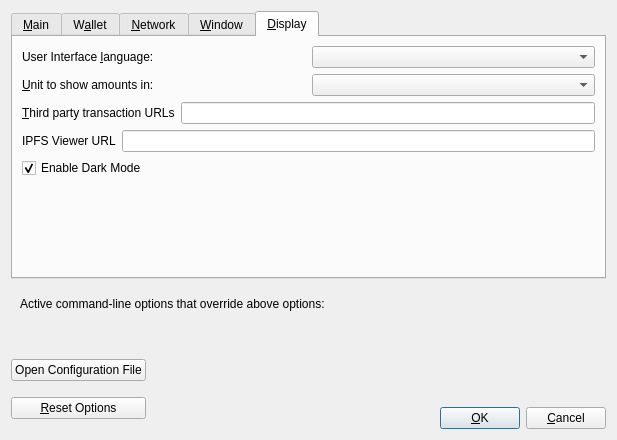
<?xml version="1.0" encoding="UTF-8"?>
<ui version="4.0">
 <class>OptionsDialog</class>
 <widget class="QDialog" name="OptionsDialog">
  <property name="geometry">
   <rect>
    <x>0</x>
    <y>0</y>
    <width>617</width>
    <height>440</height>
   </rect>
  </property>
  <property name="windowTitle">
   <string>Options</string>
  </property>
  <property name="modal">
   <bool>true</bool>
  </property>
  <layout class="QVBoxLayout" name="verticalLayout">
   <item>
    <widget class="QTabWidget" name="tabWidget">
     <property name="currentIndex">
      <number>4</number>
     </property>
     <widget class="QWidget" name="tabMain">
      <attribute name="title">
       <string>&amp;Main</string>
      </attribute>
      <layout class="QVBoxLayout" name="verticalLayout_Main">
       <item>
        <widget class="QCheckBox" name="ravenAtStartup">
         <property name="toolTip">
          <string>Automatically start %1 after logging in to the system.</string>
         </property>
         <property name="text">
          <string>&amp;Start %1 on system login</string>
         </property>
        </widget>
       </item>
       <item>
        <layout class="QHBoxLayout" name="horizontalLayout_2_Main">
         <item>
          <widget class="QLabel" name="databaseCacheLabel">
           <property name="text">
            <string>Size of &amp;database cache</string>
           </property>
           <property name="textFormat">
            <enum>Qt::PlainText</enum>
           </property>
           <property name="buddy">
            <cstring>databaseCache</cstring>
           </property>
          </widget>
         </item>
         <item>
          <widget class="QSpinBox" name="databaseCache"/>
         </item>
         <item>
          <widget class="QLabel" name="databaseCacheUnitLabel">
           <property name="text">
            <string>MB</string>
           </property>
           <property name="textFormat">
            <enum>Qt::PlainText</enum>
           </property>
          </widget>
         </item>
         <item>
          <spacer name="horizontalSpacer_2_Main">
           <property name="orientation">
            <enum>Qt::Horizontal</enum>
           </property>
           <property name="sizeHint" stdset="0">
            <size>
             <width>40</width>
             <height>20</height>
            </size>
           </property>
          </spacer>
         </item>
        </layout>
       </item>
       <item>
        <layout class="QHBoxLayout" name="horizontalLayout_3_Main">
         <item>
          <widget class="QLabel" name="threadsScriptVerifLabel">
           <property name="text">
            <string>Number of script &amp;verification threads</string>
           </property>
           <property name="textFormat">
            <enum>Qt::PlainText</enum>
           </property>
           <property name="buddy">
            <cstring>threadsScriptVerif</cstring>
           </property>
          </widget>
         </item>
         <item>
          <widget class="QSpinBox" name="threadsScriptVerif">
           <property name="toolTip">
            <string>(0 = auto, &lt;0 = leave that many cores free)</string>
           </property>
          </widget>
         </item>
         <item>
          <spacer name="horizontalSpacer_3_Main">
           <property name="orientation">
            <enum>Qt::Horizontal</enum>
           </property>
           <property name="sizeHint" stdset="0">
            <size>
             <width>40</width>
             <height>20</height>
            </size>
           </property>
          </spacer>
         </item>
        </layout>
       </item>
       <item>
        <spacer name="verticalSpacer_Main">
         <property name="orientation">
          <enum>Qt::Vertical</enum>
         </property>
         <property name="sizeHint" stdset="0">
          <size>
           <width>20</width>
           <height>40</height>
          </size>
         </property>
        </spacer>
       </item>
      </layout>
     </widget>
     <widget class="QWidget" name="tabWallet">
      <attribute name="title">
       <string>W&amp;allet</string>
      </attribute>
      <layout class="QVBoxLayout" name="verticalLayout_Wallet">
       <item>
        <widget class="QGroupBox" name="groupBox">
         <property name="title">
          <string>Expert</string>
         </property>
         <layout class="QVBoxLayout" name="verticalLayout_2">
          <item>
           <widget class="QCheckBox" name="coinControlFeatures">
            <property name="toolTip">
             <string>Whether to show coin control features or not.</string>
            </property>
            <property name="text">
             <string>Enable coin &amp;control features</string>
            </property>
           </widget>
          </item>
          <item>
           <widget class="QCheckBox" name="customFeeFeatures">
            <property name="text">
             <string>Enable fee control features</string>
            </property>
           </widget>
          </item>
          <item>
           <widget class="QCheckBox" name="spendZeroConfChange">
            <property name="toolTip">
             <string>If you disable the spending of unconfirmed change, the change from a transaction cannot be used until that transaction has at least one confirmation. This also affects how your balance is computed.</string>
            </property>
            <property name="text">
             <string>&amp;Spend unconfirmed change</string>
            </property>
           </widget>
          </item>
         </layout>
        </widget>
       </item>
       <item>
        <spacer name="verticalSpacer_Wallet">
         <property name="orientation">
          <enum>Qt::Vertical</enum>
         </property>
         <property name="sizeHint" stdset="0">
          <size>
           <width>20</width>
           <height>40</height>
          </size>
         </property>
        </spacer>
       </item>
      </layout>
     </widget>
     <widget class="QWidget" name="tabNetwork">
      <attribute name="title">
       <string>&amp;Network</string>
      </attribute>
      <layout class="QVBoxLayout" name="verticalLayout_Network">
       <item>
        <widget class="QCheckBox" name="mapPortUpnp">
         <property name="toolTip">
          <string>Automatically open the Raven client port on the router. This only works when your router supports UPnP and it is enabled.</string>
         </property>
         <property name="text">
          <string>Map port using &amp;UPnP</string>
         </property>
        </widget>
       </item>
       <item>
        <widget class="QCheckBox" name="allowIncoming">
         <property name="toolTip">
          <string>Accept connections from outside.</string>
         </property>
         <property name="text">
          <string>Allow incomin&amp;g connections</string>
         </property>
        </widget>
       </item>
       <item>
        <widget class="QCheckBox" name="connectSocks">
         <property name="toolTip">
          <string>Connect to the Raven network through a SOCKS5 proxy.</string>
         </property>
         <property name="text">
          <string>&amp;Connect through SOCKS5 proxy (default proxy):</string>
         </property>
        </widget>
       </item>
       <item>
        <layout class="QHBoxLayout" name="horizontalLayout_1_Network">
         <item>
          <widget class="QLabel" name="proxyIpLabel">
           <property name="text">
            <string>Proxy &amp;IP:</string>
           </property>
           <property name="textFormat">
            <enum>Qt::PlainText</enum>
           </property>
           <property name="buddy">
            <cstring>proxyIp</cstring>
           </property>
          </widget>
         </item>
         <item>
          <widget class="QValidatedLineEdit" name="proxyIp">
           <property name="minimumSize">
            <size>
             <width>140</width>
             <height>0</height>
            </size>
           </property>
           <property name="maximumSize">
            <size>
             <width>140</width>
             <height>16777215</height>
            </size>
           </property>
           <property name="toolTip">
            <string>IP address of the proxy (e.g. IPv4: 127.0.0.1 / IPv6: ::1)</string>
           </property>
          </widget>
         </item>
         <item>
          <widget class="QLabel" name="proxyPortLabel">
           <property name="text">
            <string>&amp;Port:</string>
           </property>
           <property name="textFormat">
            <enum>Qt::PlainText</enum>
           </property>
           <property name="buddy">
            <cstring>proxyPort</cstring>
           </property>
          </widget>
         </item>
         <item>
          <widget class="QLineEdit" name="proxyPort">
           <property name="minimumSize">
            <size>
             <width>55</width>
             <height>0</height>
            </size>
           </property>
           <property name="maximumSize">
            <size>
             <width>55</width>
             <height>16777215</height>
            </size>
           </property>
           <property name="toolTip">
            <string>Port of the proxy (e.g. 9050)</string>
           </property>
          </widget>
         </item>
         <item>
          <spacer name="horizontalSpacer_1_Network">
           <property name="orientation">
            <enum>Qt::Horizontal</enum>
           </property>
           <property name="sizeHint" stdset="0">
            <size>
             <width>40</width>
             <height>20</height>
            </size>
           </property>
          </spacer>
         </item>
        </layout>
       </item>
       <item>
        <layout class="QHBoxLayout" name="horizontalLayout_2_Network">
         <item>
          <widget class="QLabel" name="proxyActiveNets">
           <property name="text">
            <string>Used for reaching peers via:</string>
           </property>
           <property name="textFormat">
            <enum>Qt::PlainText</enum>
           </property>
          </widget>
         </item>
         <item>
          <widget class="QCheckBox" name="proxyReachIPv4">
           <property name="enabled">
            <bool>false</bool>
           </property>
           <property name="toolTip">
            <string>Shows if the supplied default SOCKS5 proxy is used to reach peers via this network type.</string>
           </property>
           <property name="text">
            <string/>
           </property>
          </widget>
         </item>
         <item>
          <widget class="QLabel" name="proxyReachIPv4Label">
           <property name="text">
            <string>IPv4</string>
           </property>
           <property name="textFormat">
            <enum>Qt::PlainText</enum>
           </property>
          </widget>
         </item>
         <item>
          <widget class="QCheckBox" name="proxyReachIPv6">
           <property name="enabled">
            <bool>false</bool>
           </property>
           <property name="toolTip">
            <string>Shows if the supplied default SOCKS5 proxy is used to reach peers via this network type.</string>
           </property>
           <property name="text">
            <string/>
           </property>
          </widget>
         </item>
         <item>
          <widget class="QLabel" name="proxyReachIPv6Label">
           <property name="text">
            <string>IPv6</string>
           </property>
           <property name="textFormat">
            <enum>Qt::PlainText</enum>
           </property>
          </widget>
         </item>
         <item>
          <widget class="QCheckBox" name="proxyReachTor">
           <property name="enabled">
            <bool>false</bool>
           </property>
           <property name="toolTip">
            <string>Shows if the supplied default SOCKS5 proxy is used to reach peers via this network type.</string>
           </property>
           <property name="text">
            <string/>
           </property>
          </widget>
         </item>
         <item>
          <widget class="QLabel" name="proxyReachTorLabel">
           <property name="text">
            <string>Tor</string>
           </property>
           <property name="textFormat">
            <enum>Qt::PlainText</enum>
           </property>
          </widget>
         </item>
         <item>
          <spacer name="horizontalSpacer_2_Network">
           <property name="orientation">
            <enum>Qt::Horizontal</enum>
           </property>
           <property name="sizeHint" stdset="0">
            <size>
             <width>40</width>
             <height>20</height>
            </size>
           </property>
          </spacer>
         </item>
        </layout>
       </item>
       <item>
        <widget class="QCheckBox" name="connectSocksTor">
         <property name="toolTip">
          <string>Connect to the Raven network through a separate SOCKS5 proxy for Tor hidden services.</string>
         </property>
         <property name="text">
          <string>Use separate SOCKS&amp;5 proxy to reach peers via Tor hidden services:</string>
         </property>
        </widget>
       </item>
       <item>
        <layout class="QHBoxLayout" name="horizontalLayout_3_Network">
         <item>
          <widget class="QLabel" name="proxyIpTorLabel">
           <property name="text">
            <string>Proxy &amp;IP:</string>
           </property>
           <property name="textFormat">
            <enum>Qt::PlainText</enum>
           </property>
           <property name="buddy">
            <cstring>proxyIpTor</cstring>
           </property>
          </widget>
         </item>
         <item>
          <widget class="QValidatedLineEdit" name="proxyIpTor">
           <property name="minimumSize">
            <size>
             <width>140</width>
             <height>0</height>
            </size>
           </property>
           <property name="maximumSize">
            <size>
             <width>140</width>
             <height>16777215</height>
            </size>
           </property>
           <property name="toolTip">
            <string>IP address of the proxy (e.g. IPv4: 127.0.0.1 / IPv6: ::1)</string>
           </property>
          </widget>
         </item>
         <item>
          <widget class="QLabel" name="proxyPortTorLabel">
           <property name="text">
            <string>&amp;Port:</string>
           </property>
           <property name="textFormat">
            <enum>Qt::PlainText</enum>
           </property>
           <property name="buddy">
            <cstring>proxyPortTor</cstring>
           </property>
          </widget>
         </item>
         <item>
          <widget class="QLineEdit" name="proxyPortTor">
           <property name="minimumSize">
            <size>
             <width>55</width>
             <height>0</height>
            </size>
           </property>
           <property name="maximumSize">
            <size>
             <width>55</width>
             <height>16777215</height>
            </size>
           </property>
           <property name="toolTip">
            <string>Port of the proxy (e.g. 9050)</string>
           </property>
          </widget>
         </item>
         <item>
          <spacer name="horizontalSpacer_4_Network">
           <property name="orientation">
            <enum>Qt::Horizontal</enum>
           </property>
           <property name="sizeHint" stdset="0">
            <size>
             <width>40</width>
             <height>20</height>
            </size>
           </property>
          </spacer>
         </item>
        </layout>
       </item>
       <item>
        <spacer name="verticalSpacer_Network">
         <property name="orientation">
          <enum>Qt::Vertical</enum>
         </property>
         <property name="sizeHint" stdset="0">
          <size>
           <width>20</width>
           <height>40</height>
          </size>
         </property>
        </spacer>
       </item>
      </layout>
     </widget>
     <widget class="QWidget" name="tabWindow">
      <attribute name="title">
       <string>&amp;Window</string>
      </attribute>
      <layout class="QVBoxLayout" name="verticalLayout_Window">
       <item>
        <widget class="QCheckBox" name="hideTrayIcon">
         <property name="toolTip">
          <string>Hide the icon from the system tray.</string>
         </property>
         <property name="text">
          <string>&amp;Hide tray icon</string>
         </property>
        </widget>
       </item>
       <item>
        <widget class="QCheckBox" name="minimizeToTray">
         <property name="toolTip">
          <string>Show only a tray icon after minimizing the window.</string>
         </property>
         <property name="text">
          <string>&amp;Minimize to the tray instead of the taskbar</string>
         </property>
        </widget>
       </item>
       <item>
        <widget class="QCheckBox" name="minimizeOnClose">
         <property name="toolTip">
          <string>Minimize instead of exit the application when the window is closed. When this option is enabled, the application will be closed only after selecting Exit in the menu.</string>
         </property>
         <property name="text">
          <string>M&amp;inimize on close</string>
         </property>
        </widget>
       </item>
       <item>
        <spacer name="verticalSpacer_Window">
         <property name="orientation">
          <enum>Qt::Vertical</enum>
         </property>
         <property name="sizeHint" stdset="0">
          <size>
           <width>20</width>
           <height>40</height>
          </size>
         </property>
        </spacer>
       </item>
      </layout>
     </widget>
     <widget class="QWidget" name="tabDisplay">
      <attribute name="title">
       <string>&amp;Display</string>
      </attribute>
      <layout class="QVBoxLayout" name="verticalLayout_Display">
       <item>
        <layout class="QHBoxLayout" name="horizontalLayout_1_Display">
         <item>
          <widget class="QLabel" name="langLabel">
           <property name="text">
            <string>User Interface &amp;language:</string>
           </property>
           <property name="textFormat">
            <enum>Qt::PlainText</enum>
           </property>
           <property name="buddy">
            <cstring>lang</cstring>
           </property>
          </widget>
         </item>
         <item>
          <widget class="QValueComboBox" name="lang">
           <property name="toolTip">
            <string>The user interface language can be set here. This setting will take effect after restarting %1.</string>
           </property>
          </widget>
         </item>
        </layout>
       </item>
       <item>
        <layout class="QHBoxLayout" name="horizontalLayout_2_Display">
         <item>
          <widget class="QLabel" name="unitLabel">
           <property name="text">
            <string>&amp;Unit to show amounts in:</string>
           </property>
           <property name="textFormat">
            <enum>Qt::PlainText</enum>
           </property>
           <property name="buddy">
            <cstring>unit</cstring>
           </property>
          </widget>
         </item>
         <item>
          <widget class="QValueComboBox" name="unit">
           <property name="toolTip">
            <string>Choose the default subdivision unit to show in the interface and when sending coins.</string>
           </property>
          </widget>
         </item>
        </layout>
       </item>
       <item>
        <layout class="QHBoxLayout" name="horizontalLayout_3_Display">
         <item>
          <widget class="QLabel" name="thirdPartyTxUrlsLabel">
           <property name="toolTip">
            <string>Third party URLs (e.g. a block explorer) that appear in the transactions tab as context menu items. %s in the URL is replaced by transaction hash. Multiple URLs are separated by vertical bar |.</string>
           </property>
           <property name="text">
            <string>&amp;Third party transaction URLs</string>
           </property>
           <property name="buddy">
            <cstring>thirdPartyTxUrls</cstring>
           </property>
          </widget>
         </item>
         <item>
          <widget class="QLineEdit" name="thirdPartyTxUrls">
           <property name="toolTip">
            <string>Third party URLs (e.g. a block explorer) that appear in the transactions tab as context menu items. %s in the URL is replaced by transaction hash. Multiple URLs are separated by vertical bar |.</string>
           </property>
          </widget>
         </item>
        </layout>
       </item>
       <item>
        <layout class="QHBoxLayout" name="horizontalLayout_4_Display" stretch="0,0">
         <item>
          <widget class="QLabel" name="ipfsUrlLabel">
           <property name="toolTip">
            <string>Third party URL for IPFS-viewer. %s in the URL is replaced by IPFS hash.</string>
           </property>
           <property name="text">
            <string>IPFS Viewer URL</string>
           </property>
          </widget>
         </item>
         <item>
          <widget class="QLineEdit" name="ipfsUrl">
           <property name="toolTip">
            <string>Third party URL for IPFS-viewer. %s in the URL is replaced by IPFS hash.</string>
           </property>
          </widget>
         </item>
        </layout>
       </item>
       <item>
        <widget class="QCheckBox" name="darkModeCheckBox">
         <property name="text">
          <string>Enable Dark Mode</string>
         </property>
         <property name="checked">
          <bool>true</bool>
         </property>
        </widget>
       </item>
       <item>
        <spacer name="verticalSpacer_Display">
         <property name="orientation">
          <enum>Qt::Vertical</enum>
         </property>
         <property name="sizeHint" stdset="0">
          <size>
           <width>20</width>
           <height>40</height>
          </size>
         </property>
        </spacer>
       </item>
      </layout>
     </widget>
    </widget>
   </item>
   <item>
    <widget class="QFrame" name="frame">
     <layout class="QVBoxLayout" name="verticalLayout_Bottom">
      <item>
       <layout class="QHBoxLayout" name="horizontalLayout_Bottom">
        <item>
         <widget class="QLabel" name="overriddenByCommandLineInfoLabel">
          <property name="text">
           <string>Active command-line options that override above options:</string>
          </property>
          <property name="textFormat">
           <enum>Qt::PlainText</enum>
          </property>
         </widget>
        </item>
        <item>
         <spacer name="horizontalSpacer_Bottom">
          <property name="orientation">
           <enum>Qt::Horizontal</enum>
          </property>
          <property name="sizeHint" stdset="0">
           <size>
            <width>40</width>
            <height>20</height>
           </size>
          </property>
         </spacer>
        </item>
       </layout>
      </item>
      <item>
       <widget class="QLabel" name="overriddenByCommandLineLabel">
        <property name="text">
         <string/>
        </property>
        <property name="textFormat">
         <enum>Qt::PlainText</enum>
        </property>
        <property name="wordWrap">
         <bool>true</bool>
        </property>
       </widget>
      </item>
     </layout>
    </widget>
   </item>
   <item>
    <layout class="QHBoxLayout" name="horizontalLayout_Buttons">
     <item>
      <layout class="QVBoxLayout" name="verticalLayout_Buttons">
       <item>
        <widget class="QPushButton" name="openRavenConfButton">
         <property name="toolTip">
          <string>Open the %1 configuration file from the working directory.</string>
         </property>
         <property name="text">
          <string>Open Configuration File</string>
         </property>
         <property name="autoDefault">
          <bool>false</bool>
         </property>
        </widget>
       </item>
       <item>
        <widget class="QPushButton" name="resetButton">
         <property name="toolTip">
          <string>Reset all client options to default.</string>
         </property>
         <property name="text">
          <string>&amp;Reset Options</string>
         </property>
         <property name="autoDefault">
          <bool>false</bool>
         </property>
        </widget>
       </item>
      </layout>
     </item>
     <item>
      <spacer name="horizontalSpacer_1">
       <property name="orientation">
        <enum>Qt::Horizontal</enum>
       </property>
       <property name="sizeHint" stdset="0">
        <size>
         <width>40</width>
         <height>48</height>
        </size>
       </property>
      </spacer>
     </item>
     <item>
      <widget class="QLabel" name="statusLabel">
       <property name="minimumSize">
        <size>
         <width>200</width>
         <height>0</height>
        </size>
       </property>
       <property name="font">
        <font>
         <weight>75</weight>
         <bold>true</bold>
        </font>
       </property>
       <property name="text">
        <string/>
       </property>
       <property name="textFormat">
        <enum>Qt::PlainText</enum>
       </property>
       <property name="wordWrap">
        <bool>true</bool>
       </property>
      </widget>
     </item>
     <item>
      <spacer name="horizontalSpacer_2">
       <property name="orientation">
        <enum>Qt::Horizontal</enum>
       </property>
       <property name="sizeHint" stdset="0">
        <size>
         <width>40</width>
         <height>48</height>
        </size>
       </property>
      </spacer>
     </item>
     <item>
      <layout class="QVBoxLayout" name="verticalLayout_4">
       <item>
        <spacer name="verticalSpacer">
         <property name="orientation">
          <enum>Qt::Vertical</enum>
         </property>
         <property name="sizeHint" stdset="0">
          <size>
           <width>20</width>
           <height>40</height>
          </size>
         </property>
        </spacer>
       </item>
       <item>
        <layout class="QHBoxLayout" name="horizontalLayout">
         <item>
          <widget class="QPushButton" name="okButton">
           <property name="text">
            <string>&amp;OK</string>
           </property>
           <property name="autoDefault">
            <bool>false</bool>
           </property>
           <property name="default">
            <bool>true</bool>
           </property>
          </widget>
         </item>
         <item>
          <widget class="QPushButton" name="cancelButton">
           <property name="text">
            <string>&amp;Cancel</string>
           </property>
           <property name="autoDefault">
            <bool>false</bool>
           </property>
          </widget>
         </item>
        </layout>
       </item>
      </layout>
     </item>
    </layout>
   </item>
  </layout>
 </widget>
 <customwidgets>
  <customwidget>
   <class>QValidatedLineEdit</class>
   <extends>QLineEdit</extends>
   <header>qvalidatedlineedit.h</header>
  </customwidget>
  <customwidget>
   <class>QValueComboBox</class>
   <extends>QComboBox</extends>
   <header>qvaluecombobox.h</header>
  </customwidget>
 </customwidgets>
 <resources/>
 <connections/>
</ui>
